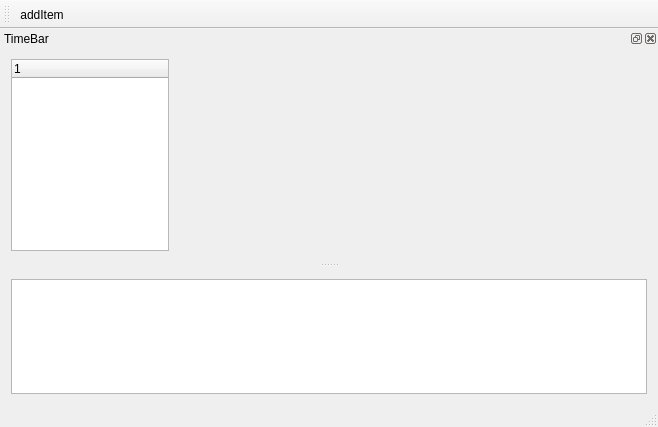
<?xml version="1.0" encoding="UTF-8"?>
<ui version="4.0">
 <class>SkillEditorClass</class>
 <widget class="QMainWindow" name="SkillEditorClass">
  <property name="geometry">
   <rect>
    <x>0</x>
    <y>0</y>
    <width>658</width>
    <height>427</height>
   </rect>
  </property>
  <property name="windowTitle">
   <string>SkillEditor</string>
  </property>
  <widget class="QWidget" name="centralWidget">
   <layout class="QHBoxLayout" name="horizontalLayout" stretch="0">
    <item>
     <widget class="IIRenderWindow" name="graphicsView"/>
    </item>
   </layout>
  </widget>
  <widget class="QMenuBar" name="menuBar">
   <property name="geometry">
    <rect>
     <x>0</x>
     <y>0</y>
     <width>658</width>
     <height>23</height>
    </rect>
   </property>
  </widget>
  <widget class="QToolBar" name="mainToolBar">
   <attribute name="toolBarArea">
    <enum>TopToolBarArea</enum>
   </attribute>
   <attribute name="toolBarBreak">
    <bool>false</bool>
   </attribute>
   <addaction name="actionAddItem"/>
  </widget>
  <widget class="QStatusBar" name="statusBar"/>
  <widget class="QDockWidget" name="dockWidget">
   <property name="windowTitle">
    <string>TimeBar</string>
   </property>
   <attribute name="dockWidgetArea">
    <number>4</number>
   </attribute>
   <widget class="QWidget" name="dockWidgetContents">
    <layout class="QHBoxLayout" name="horizontalLayout_2" stretch="3,9">
     <item>
      <widget class="QTreeWidget" name="treeWidget">
       <column>
        <property name="text">
         <string notr="true">1</string>
        </property>
       </column>
      </widget>
     </item>
     <item>
      <widget class="TimeBar" name="widget" native="true"/>
     </item>
    </layout>
   </widget>
  </widget>
  <action name="actionAddItem">
   <property name="icon">
    <iconset>
     <normaloff>../../../../素材区/PNGico090418/NetByte Design Studio - 0022.png</normaloff>../../../../素材区/PNGico090418/NetByte Design Studio - 0022.png</iconset>
   </property>
   <property name="text">
    <string>addItem</string>
   </property>
  </action>
 </widget>
 <layoutdefault spacing="6" margin="11"/>
 <customwidgets>
  <customwidget>
   <class>TimeBar</class>
   <extends>QWidget</extends>
   <header>timebar.h</header>
   <container>1</container>
  </customwidget>
  <customwidget>
   <class>IIRenderWindow</class>
   <extends>QGraphicsView</extends>
   <header>renderwindow.h</header>
  </customwidget>
 </customwidgets>
 <resources>
  <include location="../Resources/skilleditor.qrc"/>
 </resources>
 <connections/>
</ui>
